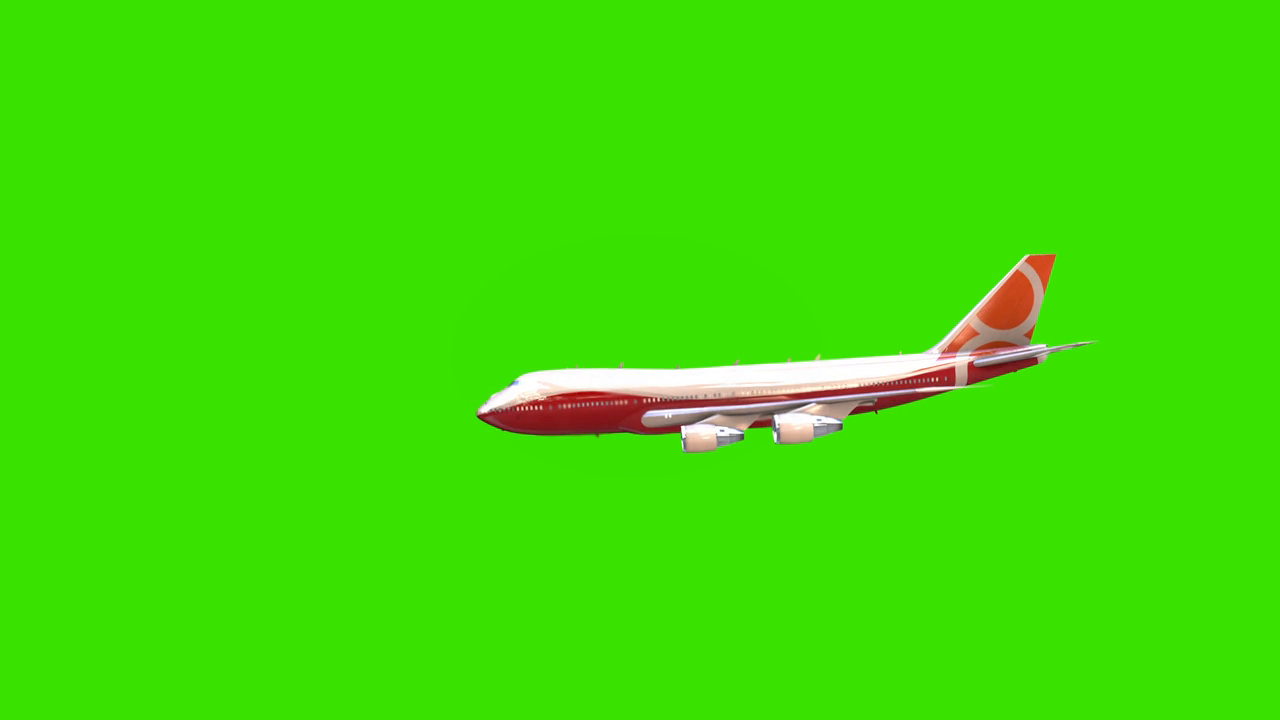
#> input picture frame 27 of green.mp4, 1280 x 720 px
$ python 2_3.py
#> lines starting #> are read from the running program, lines starting #| are printed output that depends on the picture; after the words box and inside, x2 and y2 are one past the last pixel; in counts of white or black regions, pixels touching at a corner belong together; pictures that were not available may be replaced by others from this repository, and a replacement may not be noted
import cv2
import numpy as np

# video_bg->with green screen
# video_fg->without green screen
video_gr = cv2.VideoCapture("green.mp4")
video_ngr = cv2.VideoCapture("video.webm")
fps = video_gr.get(cv2.CAP_PROP_FPS)
out = cv2.VideoWriter('./3.avi', cv2.VideoWriter_fourcc(*'DIVX'), fps, (640,480))

while True:

    ret, frame = video_gr.read()
#> frame is the input picture: shape (720, 1280, 3); mean B, G, R 6, 222.6, 63.7
    if ret==False:
        break
    gr_video = cv2.resize(frame, (640, 480))
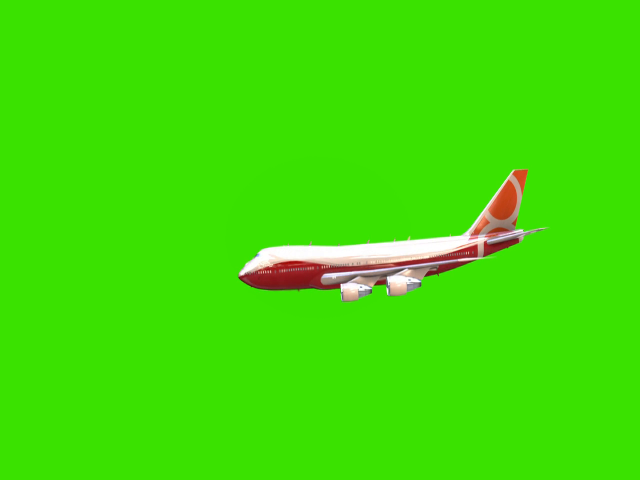
#> gr_video: shape (480, 640, 3); mean B, G, R 6, 222.6, 63.7

    ## [B value, G value, R value]
    lower_green = np.array([0, 150, 0])
    upper_green = np.array([100, 255, 100])

    # Creates a binary mask and filters the bg_frame
    # (white(255)->within range, black(0)->out of range)
    mask = cv2.inRange(gr_video, lower_green, upper_green)
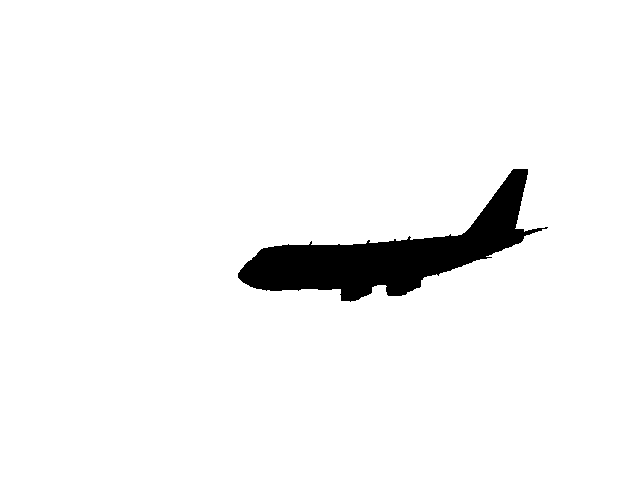
#> mask: shape (480, 640); 95.7% white; 1 black region, box (x1, y1, x2, y2) and area: (238, 169, 548, 302) 13218
    res = cv2.bitwise_and(gr_video, gr_video, mask=mask)
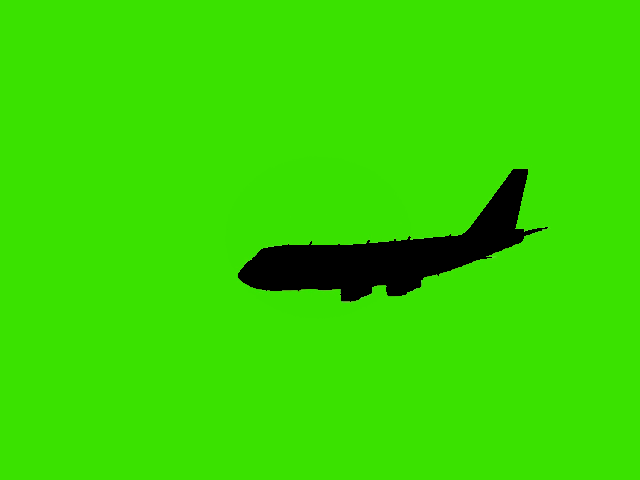
#> res: shape (480, 640, 3); mean B, G, R 0.1, 216.2, 55.5

    f = gr_video - res
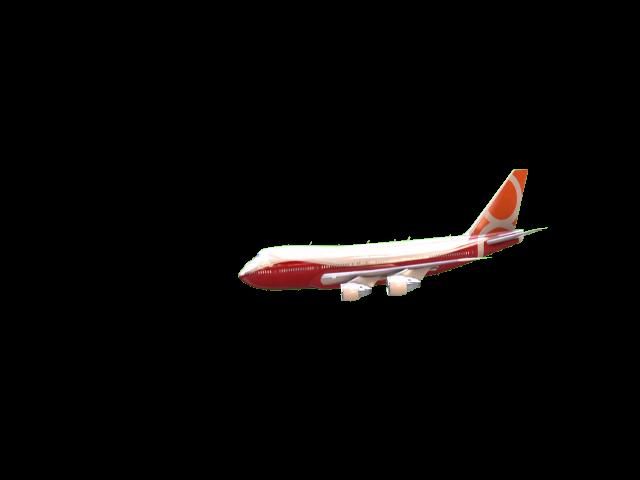
#> f: shape (480, 640, 3); mean B, G, R 5.9, 6.4, 8.2

    ret, frame = video_ngr.read()
    if ret==False:
        break
    ngr_video = cv2.resize(frame, (640, 480))
    f = np.where(f == 0, ngr_video, f)

    cv2.imshow("video", ngr_video)
    cv2.imshow("mask", f)
    out.write(f)
    if cv2.waitKey(25) == 27:
#> (key Esc is pressed here)
        break

video_gr.release()
video_ngr.release()
out.release()
cv2.destroyAllWindows()

# Check range (problem for different shades of green)


import cv2
import numpy as np

# [8 lines of commented-out code are left out]

frame = cv2.imread('/home/sthawk/Pictures/r1.jpeg')
# if ret==False:
#     break
#> (the run stopped early here; a loop or call above may not have finished)

$ run again, starting later in the video
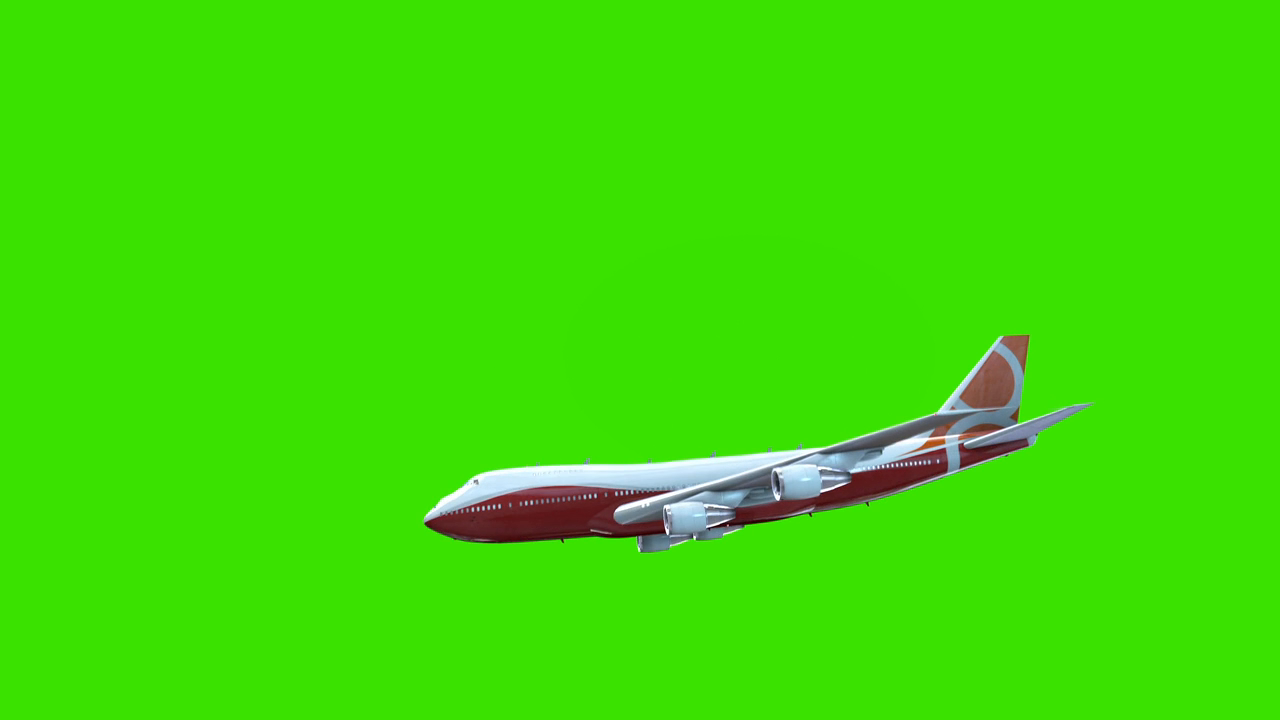
#> input picture frame 121 of green.mp4, 1280 x 720 px
#> frame is the input picture: shape (720, 1280, 3); mean B, G, R 6.6, 220.9, 61.7
#> `mask = cv2.inRange(gr_video, lower_green, upper_green)`:
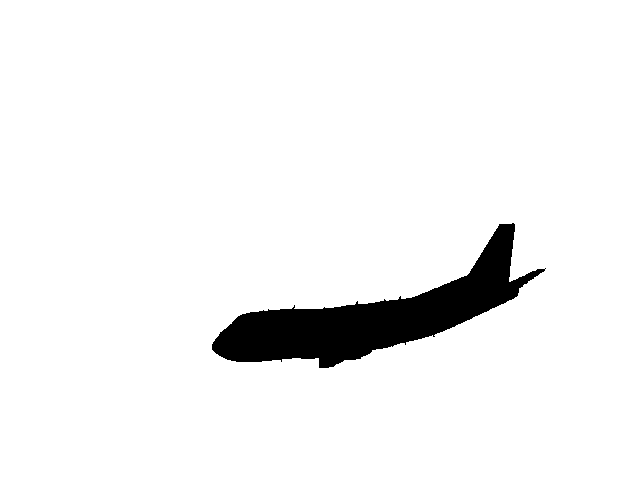
#> mask: shape (480, 640); 95% white; 1 black region, box (x1, y1, x2, y2) and area: (212, 223, 546, 368) 15398
#> `f = gr_video - res`:
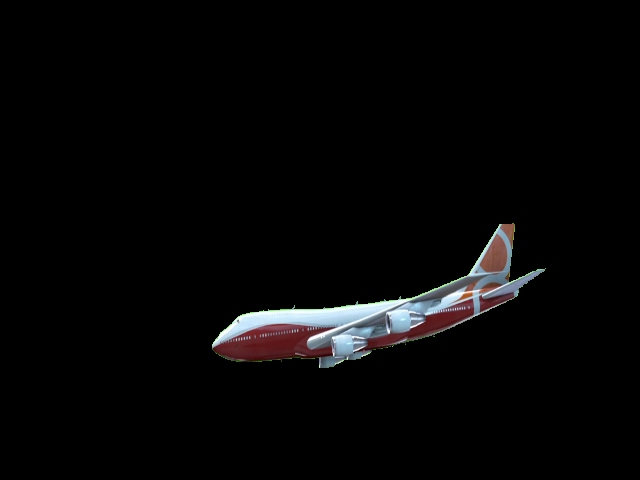
#> f: shape (480, 640, 3); mean B, G, R 6.5, 6.3, 6.6

$ run again, starting later in the video
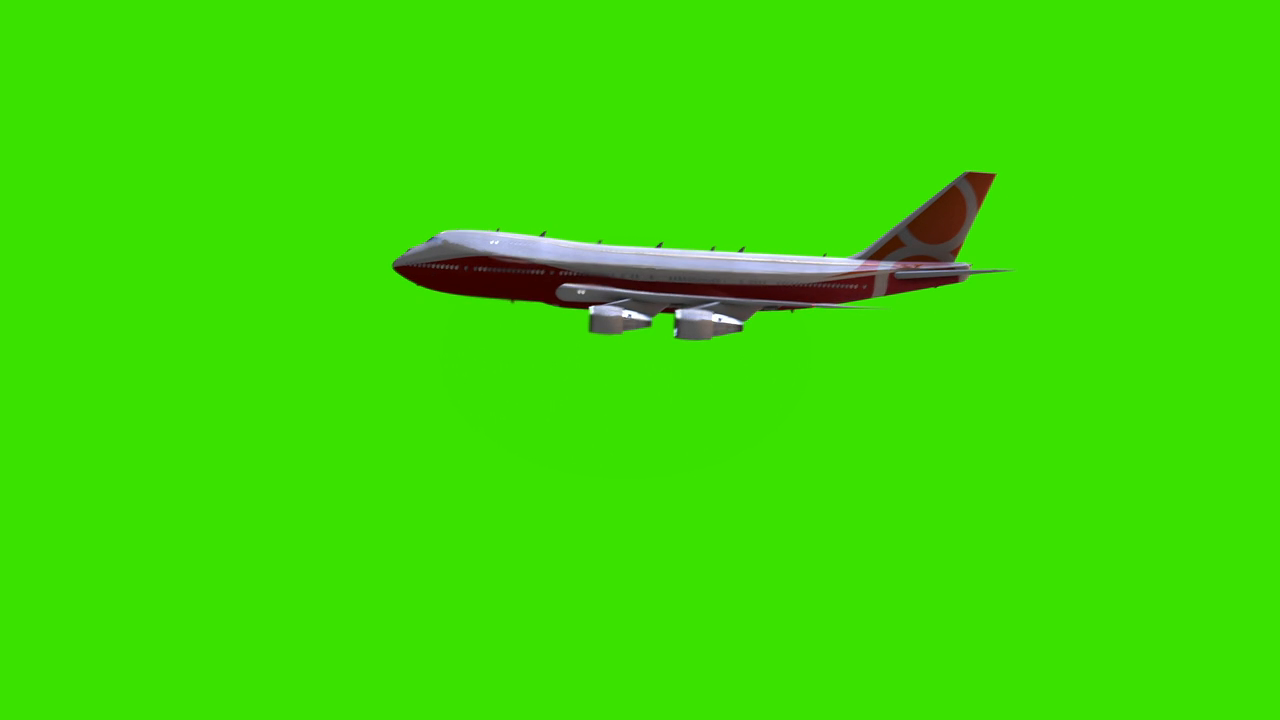
#> input picture frame 216 of green.mp4, 1280 x 720 px
#> frame is the input picture: shape (720, 1280, 3); mean B, G, R 4, 219.8, 59.9
#> `mask = cv2.inRange(gr_video, lower_green, upper_green)`:
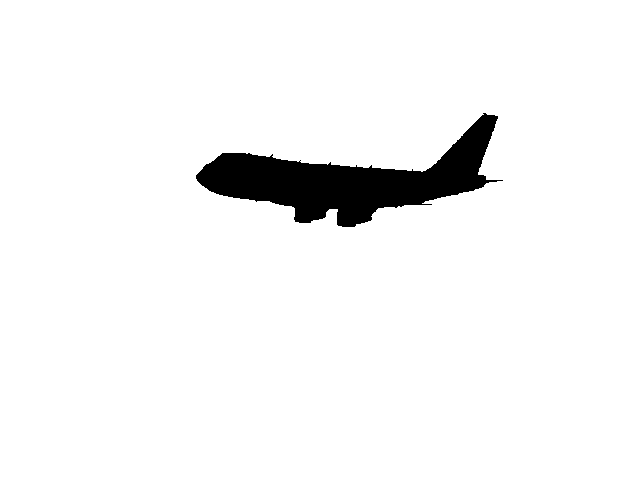
#> mask: shape (480, 640); 95.6% white; 1 black region, box (x1, y1, x2, y2) and area: (196, 113, 503, 227) 13560
#> `f = gr_video - res`:
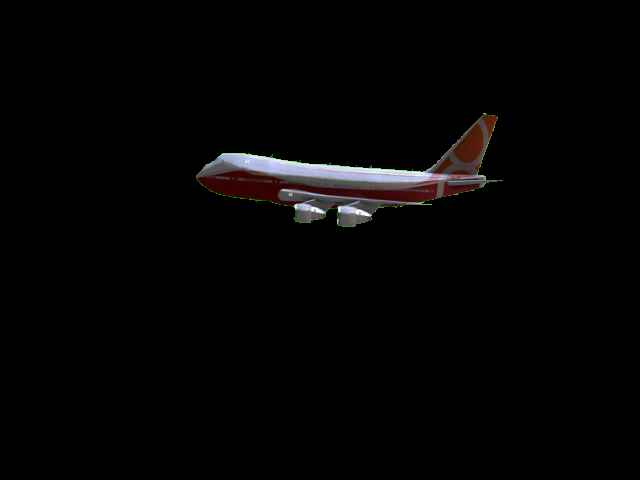
#> f: shape (480, 640, 3); mean B, G, R 3.9, 3.9, 4.5
